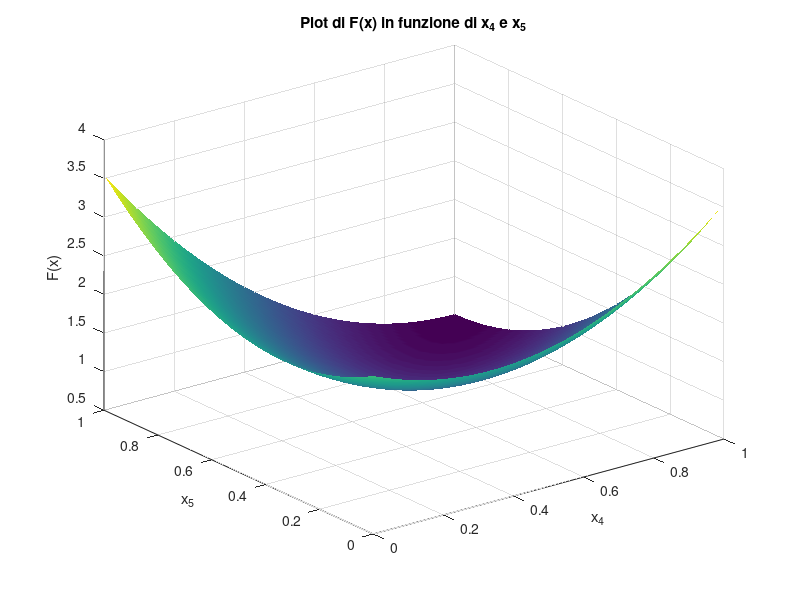

Write the MATLAB code that produced this figure.
n = 10;
h = 1 / (n + 1);

% Griglia per x4 e x5
[x4_vals, x5_vals] = meshgrid(linspace(0, 1, 100), linspace(0, 1, 100));
F_vals = zeros(size(x4_vals));

for i = 1:size(x4_vals, 1)
    for j = 1:size(x4_vals, 2)
        x = ones(n, 1);
        x(4) = x4_vals(i, j);
        x(5) = x5_vals(i, j);
        
        % Estendi x con x0 = 0 e x_{n+1} = 1
        x_ext = [0; x; 1];
        
        F = 0;
        for k = 1:n
            f_k = 2*x_ext(k+1) + h^2 * (x_ext(k+1) + sin(x_ext(k+1))) ...
                  - x_ext(k) - x_ext(k+2);
            F = F + f_k^2;
        end
        F_vals(i, j) = 0.5 * F;
    end
end

% Plot 3D
surf(x4_vals, x5_vals, F_vals)
xlabel('x_4')
ylabel('x_5')
zlabel('F(x)')
title('Plot di F(x) in funzione di x_4 e x_5')
shading interp
